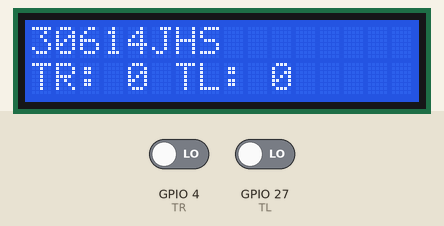
This sketch was run on a simulated ESP32. Parts: 16×2 character LCD. The inputs (shaded band) are chosen by the test bench; at power-on: GPIO 4 (TR) LOW, GPIO 27 (TL) LOW.

Above: at 1.2 s.
1.3 s: GPIO 4 (TR) driven HIGH
At 2.8 s:
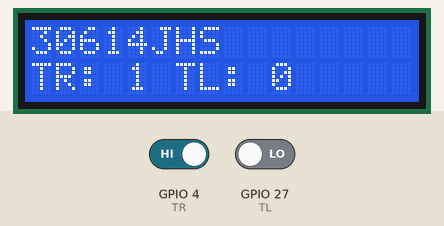
3.6 s: GPIO 27 (TL) driven HIGH
At 4.5 s:
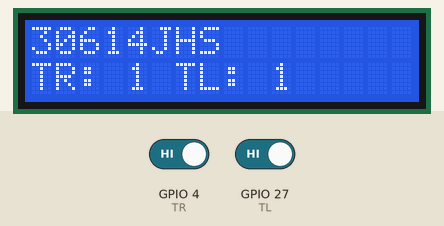
5.6 s: GPIO 4 (TR) driven LOW
At 7.4 s:
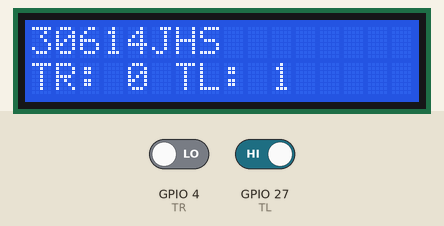
Timing chart, 0 to 8.9 s (numbered marks = the images above; inputs shaded):
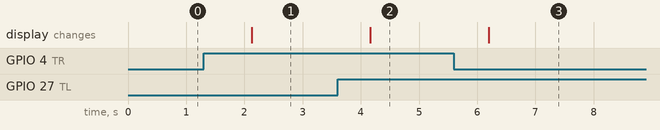

Measured:
- after the input at 1.3 s, the display: changes after 0.82 s (image 1)
- after the input at 3.6 s, the display: changes after 0.56 s (image 2)
- after the input at 5.6 s, the display: changes after 0.60 s (image 3)

The sketch:

16_lcd.ino
```cpp
#define TL 27
#define TR 4

#include <Wire.h>
#include <LiquidCrystal_I2C.h>
LiquidCrystal_I2C lcd(0x27,16,2); //0X20 또는 0X27
void setup()
{
  lcd.init();
  lcd.clear();
  lcd.backlight();
  pinMode(TL, INPUT);
  pinMode(TR, INPUT);
}
void loop()
{
  lcd.setCursor(0, 0);
  lcd.print("30614JHS");

  int r = digitalRead(TR);
  int l = digitalRead(TL);

  lcd.setCursor(0, 1);
  lcd.print("TR: ");
  lcd.print(r);
  lcd.print(" TL: ");
  lcd.print(l);

  delay(1000);
}
```
